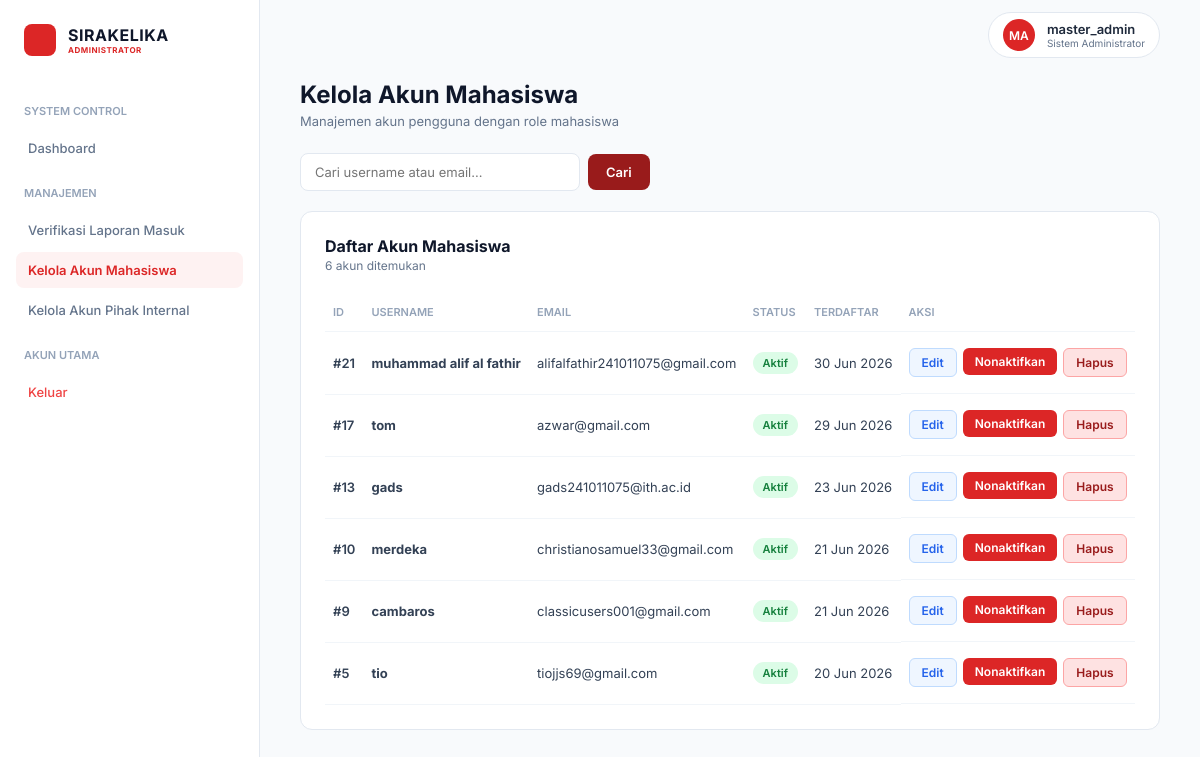
Screenshot of /admin/kelola_mahasiswa.php (signed in) with the database file from the repository.
### tables this page shows
CREATE TABLE `users` (
  `id_user` int(11) NOT NULL,
  `username` varchar(100) NOT NULL,
  `email` varchar(100) NOT NULL,
  `password` varchar(255) NOT NULL,
  `no_hp` varchar(20) DEFAULT NULL,
  `foto_profil` varchar(255) DEFAULT NULL,
  `role` enum('mahasiswa','investigasi','manajemen','admin','superadmin') NOT NULL DEFAULT 'mahasiswa',
  `nim` int(150) NOT NULL,
  `status_akun` enum('aktif','nonaktif') DEFAULT 'aktif',
  `created_at` timestamp NOT NULL DEFAULT current_timestamp(),
  `updated_at` timestamp NOT NULL DEFAULT current_timestamp() ON UPDATE current_timestamp()
);

### admin/kelola_mahasiswa.php (the view, shortened to what this page needs)
<?php
include '../config/conn.php';
$search = isset($_GET['search']) ? mysqli_real_escape_string($conn, $_GET['search']) : '';
$where  = $search ? "AND (username LIKE '%$search%' OR email LIKE '%$search%')" : '';
$query = mysqli_query($conn, "SELECT * FROM users WHERE role='mahasiswa' $where ORDER BY created_at DESC");
$total = mysqli_num_rows($query);
?>
<!DOCTYPE html>
<html lang="id">
<head>
    <link rel="stylesheet" href="dashboard_admin.css">
    <link rel="stylesheet" href="kelola_mahasiswa.css">
</head>
<body>
<aside class="sidebar">
    <div class="logo-area">
        <div class="logo-icon"></div>
        <div>
            <h1 class="logo-title">SIRAKELIKA</h1>
            <p class="logo-sub">ADMINISTRATOR</p>
        </div>
    </div>
    <nav class="nav-container">
        <div class="nav-group">SYSTEM CONTROL</div>
        <a href="dashboard_admin.php" class="nav-link">
            <span class="nav-text">Dashboard</span>
        </a>
        <div class="nav-group">MANAJEMEN</div>
        <a href="verifikasi_laporan.php" class="nav-link">
            <span class="nav-text">Verifikasi Laporan Masuk</span>
        </a>
        <a href="kelola_mahasiswa.php" class="nav-link active">
            <span class="nav-text">Kelola Akun Mahasiswa</span>
        </a>
        <a href="kelola_internal.php" class="nav-link">
            <span class="nav-text">Kelola Akun Pihak Internal</span>
        </a>
        <div class="nav-group">AKUN UTAMA</div>
        <a href="logout.php" class="nav-link logout">
            <span class="nav-text">Keluar</span>
        </a>
    </nav>
</aside>
<main class="main-content">
    <header class="topbar">
        <div class="user-profile">
            <div class="avatar"><?php echo strtoupper(substr($_SESSION['admin_name'], 0, 2)); ?></div>
            <div class="user-info">
                <span class="user-name"><?php echo htmlspecialchars($_SESSION['admin_name']); ?></span>
                <span class="user-role">Sistem Administrator</span>
            </div>
        </div>
    </header>
    <div class="content-title">
        <h2>Kelola Akun Mahasiswa</h2>
        <p>Manajemen akun pengguna dengan role mahasiswa</p>
    </div>
    <form method="GET" class="search-bar">
        <input type="text" name="search" placeholder="Cari username atau email..." value="<?= htmlspecialchars($search) ?>">
        <button type="submit">Cari</button>
    </form>
    <div class="table-container">
        <div class="table-header">
            <div>
                <h3>Daftar Akun Mahasiswa</h3>
                <p><?= $total ?> akun ditemukan<?= $search ? " untuk \"$search\"" : '' ?></p>
            </div>
        </div>
        <table class="data-table">
            <thead>
                <tr>
                    <th>ID</th>
                    <th>USERNAME</th>
                    <th>EMAIL</th>
                    <th>STATUS</th>
                    <th>TERDAFTAR</th>
                    <th>AKSI</th>
                </tr>
            </thead>
            <tbody>
            <?php if($total > 0): while($row = mysqli_fetch_assoc($query)): ?>
            <tr>
                <td class="id-case">#<?= $row['id_user'] ?></td>
                <td><strong><?= htmlspecialchars($row['username']) ?></strong></td>
                <td><?= htmlspecialchars($row['email']) ?></td>
                <td>
                    <span class="badge-<?= $row['status_akun'] ?>"><?= ucfirst($row['status_akun']) ?></span>
                </td>
                <td><?= date('d M Y', strtotime($row['created_at'])) ?></td>
                <td style="display:flex;gap:6px;flex-wrap:wrap;">
                    <button type="button" class="btn-edit" onclick="openEditModal(<?= $row['id_user'] ?>, <?= htmlspecialchars(json_encode($row['username']), ENT_QUOTES) ?>, <?= htmlspecialchars(json_encode($row['email']), ENT_QUOTES) ?>)">Edit</button>
                    <form method="POST" style="margin:0;">
                        <button type="submit" class="<?= $row['status_akun'] === 'aktif' ? 'btn-toggle-on' : 'btn-toggle-off' ?>">
                            <?= $row['status_akun'] === 'aktif' ? 'Nonaktifkan' : 'Aktifkan' ?>
                        </button>
                    </form>
                    <form method="POST" style="margin:0;" onsubmit="return confirm('Hapus akun ini permanen?')">
                        <button type="submit" class="btn-hapus">Hapus</button>
                    </form>
                </td>
            </tr>
            <?php endwhile; else: ?>
            <tr><td colspan="6" style="text-align:center;padding:30px;color:#94a3b8;">Tidak ada akun mahasiswa ditemukan.</td></tr>
            <?php endif; ?>
            </tbody>
        </table>
    </div>
</main>
</body>
</html>

### admin/dashboard_admin.css (style rules this page uses)
*,*::before,*::after { box-sizing:border-box;margin:0;padding:0 }
* { margin: 0; padding: 0; box-sizing: border-box; font-family: 'Inter', sans-serif; }
body { background-color: #f8fafc; color: #1e293b; display: flex; min-height: 100vh; }
.sidebar { width: 260px; background-color: #ffffff; border-right: 1px solid #e2e8f0; padding: 24px 16px; display: flex; flex-direction: column; position: fixed; height: 100vh; }
.logo-area { display: flex; align-items: center; gap: 12px; margin-bottom: 32px; padding-left: 8px; }
.logo-icon { width: 32px; height: 32px; background-color: #dc2626; border-radius: 8px; }
.logo-title { font-size: 16px; font-weight: 700; color: #0f172a; letter-spacing: 0.5px; }
.logo-sub { font-size: 8px; color: #dc2626; font-weight: 700; letter-spacing: 0.5px; }
.nav-container { display: flex; flex-direction: column; gap: 4px; }
.nav-group { font-size: 11px; font-weight: 600; color: #94a3b8; margin-top: 16px; margin-bottom: 8px; padding-left: 8px; }
.nav-link { display: flex; align-items: center; justify-content: space-between; padding: 10px 12px; color: #64748b; text-decoration: none; font-size: 13px; font-weight: 500; border-radius: 8px; transition: all 0.2s; }
.nav-link.active { background-color: #fef2f2; color: #dc2626; font-weight: 600; }
.nav-link.logout { color: #ef4444; }
.main-content { margin-left: 260px; flex: 1; padding: 0 40px 40px 40px; }
.topbar { height: 70px; display: flex; align-items: center; justify-content: space-between; margin-bottom: 10px; }
.user-profile { display: flex; align-items: center; gap: 12px; border: 1px solid #e2e8f0; padding: 6px 14px; border-radius: 30px; background: #fff; }
.avatar { width: 32px; height: 32px; background-color: #dc2626; color: white; border-radius: 50%; display: flex; align-items: center; justify-content: center; font-size: 12px; font-weight: 600; }
.user-info { display: flex; flex-direction: column; }
.user-name { font-size: 13px; font-weight: 600; }
.user-role { font-size: 10px; color: #64748b; }
.content-title h2 { font-size: 24px; font-weight: 700; color: #0f172a; }
.content-title p { font-size: 13px; color: #64748b; margin-top: 4px; margin-bottom: 24px; }
.table-container { background: #ffffff; border-radius: 12px; border: 1px solid #e2e8f0; padding: 24px; flex: 1; }
.table-header { display: flex; justify-content: space-between; align-items: flex-start; margin-bottom: 20px; }
.table-header h3 { font-size: 16px; font-weight: 700; color: #0f172a; }
.table-header p { font-size: 12px; color: #64748b; margin-top: 2px; }
.data-table { width: 100%; border-collapse: collapse; text-align: left; }
.data-table th { font-size: 11px; color: #94a3b8; font-weight: 600; padding: 12px 8px; border-bottom: 1px solid #f1f5f9; }
.data-table td { font-size: 13px; padding: 16px 8px; border-bottom: 1px solid #f1f5f9; color: #334155; }
.id-case { color: #dc2626; font-weight: 600; }

### admin/kelola_mahasiswa.css (style rules this page uses)
.search-bar { display: flex; align-items: center; gap: 8px; margin-bottom: 20px; }
.search-bar input { padding: 10px 14px; border: 1.5px solid #e2e8f0; border-radius: 8px; font-size: 13px; font-family: 'Inter', sans-serif; color: #1e293b; background: #fff; outline: none; min-width: 280px; transition: border-color 0.2s; }
.search-bar button { padding: 10px 18px; background: #991b1b; color: #fff; border: none; border-radius: 8px; font-size: 13px; font-weight: 600; cursor: pointer; font-family: 'Inter', sans-serif; transition: background 0.2s; }
.badge-aktif, .badge-nonaktif { display: inline-block; padding: 4px 10px; border-radius: 20px; font-size: 11px; font-weight: 600; }
.badge-aktif { background: #dcfce7; color: #15803d; }
.btn-edit, .btn-toggle-on, .btn-toggle-off, .btn-hapus { padding: 6px 12px; border-radius: 6px; font-size: 12px; font-weight: 600; border: none; cursor: pointer; font-family: 'Inter', sans-serif; transition: all 0.2s; }
.btn-edit { background: #eff6ff; color: #2563eb; border: 1px solid #bfdbfe; }
.btn-toggle-on { background:#dc2626; color:#fff; border:none; }
.btn-hapus { background: #fee2e2; color: #991b1b; border: 1px solid #fca5a5; }

### rows the page displays
users: id_user "21", username "muhammad alif al fathir", email "alifalfathir241011075@gmail.com", status_akun "Aktif", created_at "30 Jun 2026", shows "Nonaktifkan"
users: id_user "17", username "tom", email "azwar@gmail.com", status_akun "Aktif", created_at "29 Jun 2026", shows "Nonaktifkan"
users: id_user "13", username "gads", email "gads241011075@ith.ac.id", status_akun "Aktif", created_at "23 Jun 2026", shows "Nonaktifkan"
users: id_user "10", username "merdeka", email "christianosamuel33@gmail.com", status_akun "Aktif", created_at "21 Jun 2026", shows "Nonaktifkan"
users: id_user "9", username "cambaros", email "classicusers001@gmail.com", status_akun "Aktif", created_at "21 Jun 2026", shows "Nonaktifkan"
users: id_user "5", username "tio", email "tiojjs69@gmail.com", status_akun "Aktif", created_at "20 Jun 2026", shows "Nonaktifkan"

### other values shown
substr($_SESSION['admin_name'], 0, 2) "MA"
$_SESSION['admin_name'] "master_admin"
$total "6"
